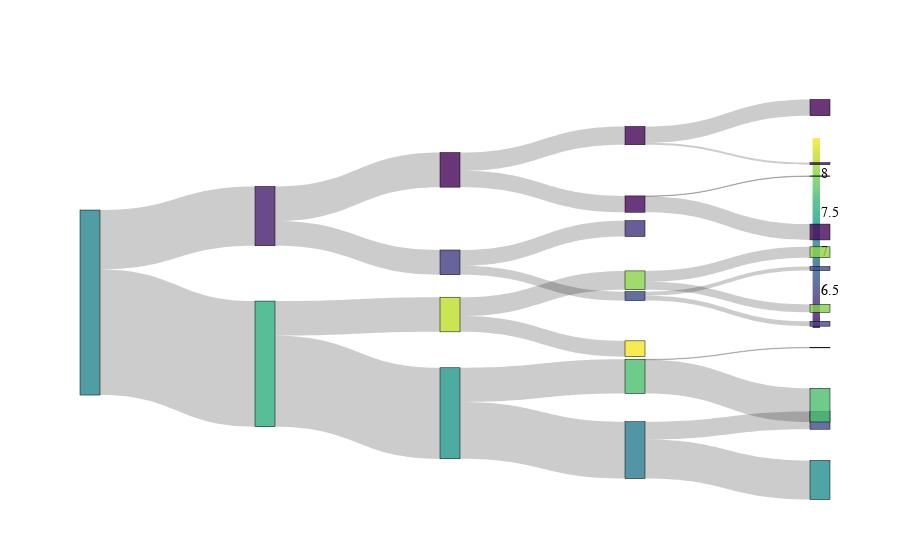

Here is the notebook cell this chart was saved with:
### Code cell
sleep_fbt_viz = VizTree(sleep_fbt, sleep_X_reg)
sleep_fbt_viz = sleep_fbt_viz.prune(4)
sankey_plot = SankeyTreePlot(sleep_fbt_viz, show_text=False, show_label=True)
sankey_plot.show()

### Figure 1 — Plotly figure (JSON) as saved in the notebook; plotly's stock layout.template omitted (floating-point values rounded to 4 significant figures; data arrays with more than 128 entries replaced by an {"elided": "..."} marker saying what was removed)
{"data": [{"link": {"hovertemplate": "<b style \"font-size:14px;\">n_train:</b> %{value}<extra></extra>", "label": ["254", "184", "115", "79", "36", "69", "68", "1", "70", "32", "38", "16", "22", "120", "50", "18", "10", "8", "32", "70", "33", "32", "1", "37", "4", "33"], "source": [0, 1, 2, 3, 3, 2, 6, 6, 1, 9, 9, 11, 11, 0, 14, 15, 16, 16, 15, 14, 20, 21, 21, 20, 24, 24], "target": [1, 2, 3, 4, 5, 6, 7, 8, 9, 10, 11, 12, 13, 14, 15, 16, 17, 18, 19, 20, 21, 22, 23, 24, 25, 26], "value": [254, 184, 115, 79, 36, 69, 68, 1, 70, 32, 38, 16, 22, 120, 50, 18, 10, 8, 32, 70, 33, 32, 1, 37, 4, 33]}, "node": {"color": ["rgba(37, 133, 142, 0.8)", "rgba(45, 174, 127, 0.8)", "rgba(33, 150, 138, 0.8)", "rgba(41, 123, 142, 0.8)", "rgba(35, 143, 140, 0.8)", "rgba(60, 79, 138, 0.8)", "rgba(74, 191, 109, 0.8)", "rgba(74, 191, 109, 0.8)", "rgba(58, 185, 118, 0.8)", "rgba(188, 223, 42, 0.8)", "rgba(246, 230, 38, 0.8)", "rgba(136, 212, 72, 0.8)", "rgba(129, 210, 76, 0.8)", "rgba(142, 213, 68, 0.8)", "rgba(71, 29, 110, 0.8)", "rgba(66, 61, 131, 0.8)", "rgba(61, 76, 137, 0.8)", "rgba(61, 76, 137, 0.8)", "rgba(60, 79, 138, 0.8)", "rgba(68, 52, 126, 0.8)", "rgba(68, 5, 87, 0.8)", "rgba(69, 8, 91, 0.8)", "rgba(69, 8, 91, 0.8)", "rgba(68, 5, 87, 0.8)", "rgba(68, 5, 87, 0.8)", "rgba(68, 5, 87, 0.8)", "rgba(68, 5, 87, 0.8)"], "customdata": [["stress-level<br>≤ 6.50", "7.1274"], ["age<br>≤ 48.00", "7.5507"], ["physical-activity-level<br>≤ 72.50", "7.2957"], ["bmi-category_is_overweight<br>≤ 0.50", "7.0309"], ["", "7.2219"], ["", "6.6117"], ["bmi-category_is_overweight<br>≤ 0.50", "7.7370"], ["", "7.7380"], ["", "7.6694"], ["physical-activity-level<br>≤ 42.50", "8.2210"], ["", "8.4491"], ["age<br>≤ 57.50", "8.0289"], ["", "7.9940"], ["", "8.0542"], ["stress-level<br>≤ 7.50", "6.2315"], ["occupation_is_salesperson<br>≤ 0.50", "6.4726"], ["age<br>≤ 42.50", "6.6016"], ["", "6.5810"], ["", "6.6274"], ["", "6.4000"], ["systolic<br>≤ 128.00", "6.0592"], ["sleep-disorder_is_sleep-apnea<br>≤ 0.50", "6.0817"], ["", "6.0825"], ["", "6.0544"], ["sleep-disorder_is_sleep-apnea<br>≤ 0.50", "6.0392"], ["", "6.0400"], ["", "6.0391"]], "hovertemplate": "<b style=\"font-size:14px;\">%{customdata[0]}</b><br><b style=\"font-size:14px;\">n_train:</b> %{value}<br><b style=\"font-size:14px;\">Value:</b> %{customdata[1]}<extra></extra>", "label": ["", "", "", "", "", "", "", "", "", "", "", "", "", "", "", "", "", "", "", "", "", "", "", "", "", "", ""], "line": {"color": "black", "width": 0.5}, "pad": 15, "thickness": 20, "x": [0, 0.25, 0.5, 0.75, 1, 1, 0.75, 1, 1, 0.5, 0.75, 0.75, 1, 1, 0.25, 0.5, 0.75, 1, 1, 0.75, 0.5, 0.75, 1, 1, 0.75, 1, 1], "y": [0.5, 0.6945, 0.8244, 0.9215, 1, 0.8429, 0.7274, 0.8031, 0.6516, 0.5645, 0.6546, 0.4745, 0.5483, 0.4006, 0.3055, 0.4273, 0.5161, 0.5887, 0.4435, 0.3384, 0.1838, 0.2739, 0.3474, 0.2003, 0.09371, 0.1675, 0.01994]}, "type": "sankey"}, {"colorscale": {"elided": "100x2 mixed values"}, "showscale": false, "type": "heatmap", "x": [0.98], "xaxis": "x2", "y": [6.011, 6.036, 6.061, 6.085, 6.11, 6.135, 6.159, 6.184, 6.209, 6.233, 6.258, 6.283, 6.307, 6.332, 6.357, 6.381, 6.406, 6.43, 6.455, 6.48, 6.504, 6.529, 6.554, 6.578, 6.603, 6.628, 6.652, 6.677, 6.702, 6.726, 6.751, 6.775, 6.8, 6.825, 6.849, 6.874, 6.899, 6.923, 6.948, 6.973, 6.997, 7.022, 7.047, 7.071, 7.096, 7.121, 7.145, 7.17, 7.194, 7.219, 7.244, 7.268, 7.293, 7.318, 7.342, 7.367, 7.392, 7.416, 7.441, 7.466, 7.49, 7.515, 7.539, 7.564, 7.589, 7.613, 7.638, 7.663, 7.687, 7.712, 7.737, 7.761, 7.786, 7.811, 7.835, 7.86, 7.885, 7.909, 7.934, 7.958, 7.983, 8.008, 8.032, 8.057, 8.082, 8.106, 8.131, 8.156, 8.18, 8.205, 8.23, 8.254, 8.279, 8.303, 8.328, 8.353, 8.377, 8.402, 8.427, 8.451], "yaxis": "y2", "z": [[6.011], [6.036], [6.061], [6.085], [6.11], [6.135], [6.159], [6.184], [6.209], [6.233], [6.258], [6.283], [6.307], [6.332], [6.357], [6.381], [6.406], [6.43], [6.455], [6.48], [6.504], [6.529], [6.554], [6.578], [6.603], [6.628], [6.652], [6.677], [6.702], [6.726], [6.751], [6.775], [6.8], [6.825], [6.849], [6.874], [6.899], [6.923], [6.948], [6.973], [6.997], [7.022], [7.047], [7.071], [7.096], [7.121], [7.145], [7.17], [7.194], [7.219], [7.244], [7.268], [7.293], [7.318], [7.342], [7.367], [7.392], [7.416], [7.441], [7.466], [7.49], [7.515], [7.539], [7.564], [7.589], [7.613], [7.638], [7.663], [7.687], [7.712], [7.737], [7.761], [7.786], [7.811], [7.835], [7.86], [7.885], [7.909], [7.934], [7.958], [7.983], [8.008], [8.032], [8.057], [8.082], [8.106], [8.131], [8.156], [8.18], [8.205], [8.23], [8.254], [8.279], [8.303], [8.328], [8.353], [8.377], [8.402], [8.427], [8.451]]}], "layout": {"font": {"color": "black", "family": "Courier New", "size": 14}, "plot_bgcolor": "rgba(0,0,0,0)", "xaxis2": {"anchor": "free", "domain": [0.75, 1], "overlaying": "x", "position": 0.95, "range": [0, 0.5], "side": "right", "visible": false}, "yaxis2": {"anchor": "free", "domain": [0.4, 0.9], "overlaying": "y", "position": 1, "range": [6.011, 8.451], "showgrid": false, "side": "right"}}}
